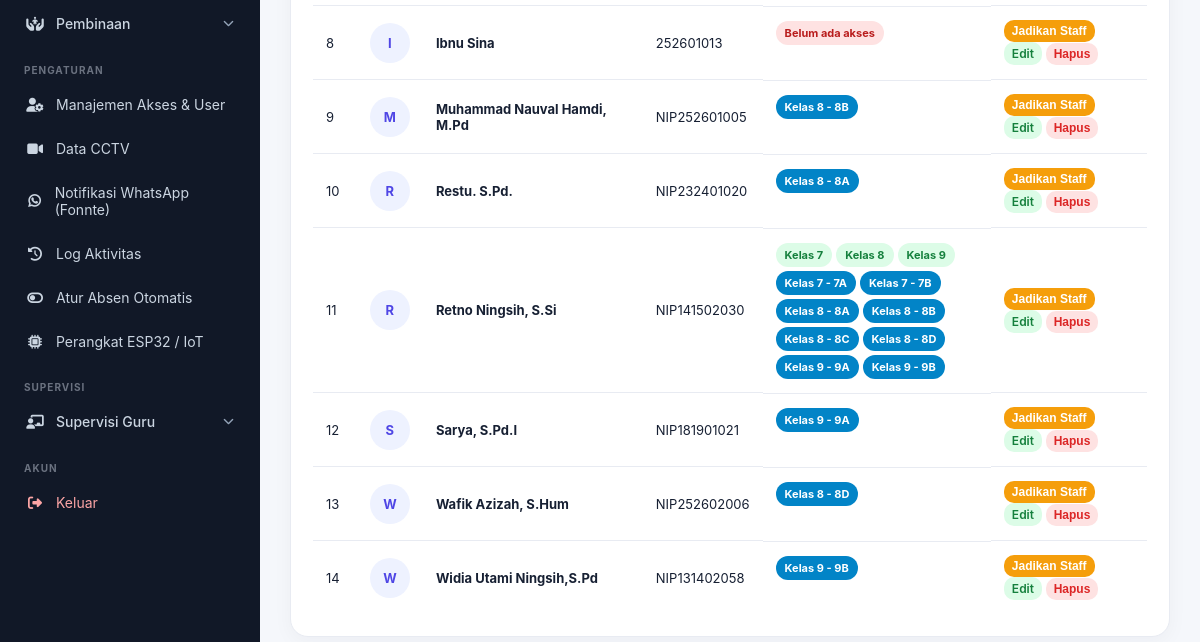
Before: /admins/index.php (signed in, lower part) with the older database file.
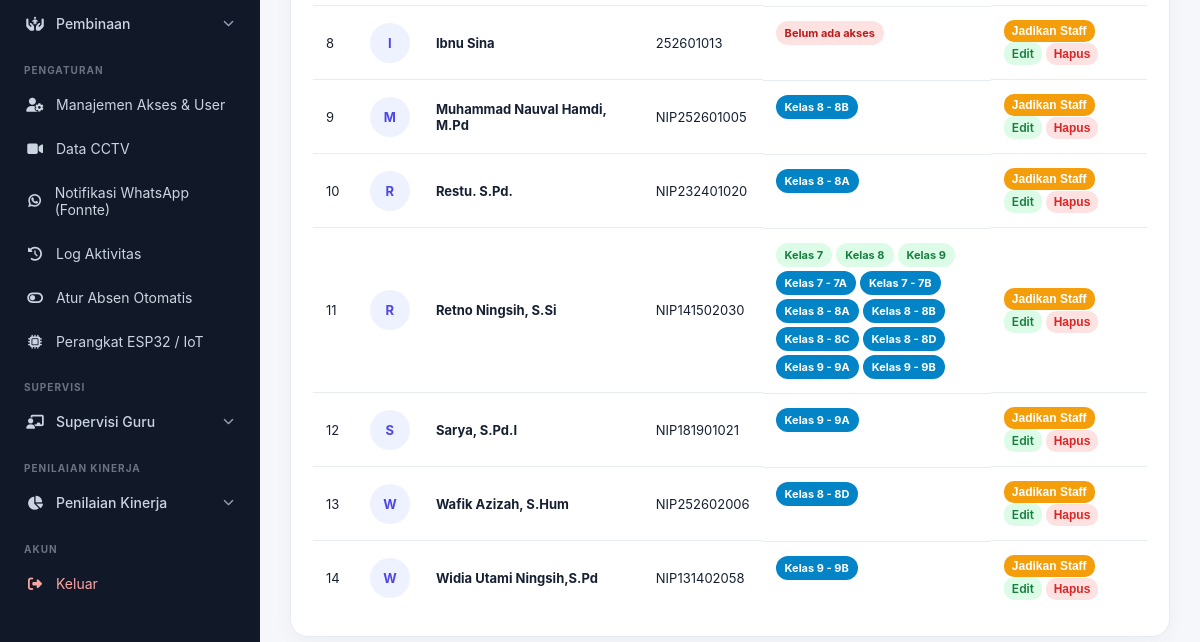
After: the same page with the newer database file.
### tables this page shows
CREATE TABLE `app_menus` (
  `id` int unsigned NOT NULL AUTO_INCREMENT,
  `menu_key` varchar(50) DEFAULT NULL COMMENT 'Identifier unik, digunakan di checkUserAccess()',
  `menu_name` varchar(100) NOT NULL,
  `category` varchar(50) NOT NULL DEFAULT 'UTAMA',
  `menu_url` varchar(255) NOT NULL,
  `menu_icon` varchar(50) DEFAULT NULL COMMENT 'Class FontAwesome: fa-home, fa-qrcode, dst.',
  `parent_id` int unsigned DEFAULT NULL,
  `sort_order` int DEFAULT '0',
  `is_active` tinyint(1) DEFAULT '1',
  PRIMARY KEY (`id`),
  UNIQUE KEY `uq_menu_key` (`menu_key`)
);

CREATE TABLE `users` (
  `id` bigint unsigned NOT NULL AUTO_INCREMENT,
  `username` varchar(100) NOT NULL,
  `password` varchar(255) NOT NULL,
  `name` varchar(255) NOT NULL,
  `photo` varchar(255) DEFAULT NULL,
  `role` varchar(50) NOT NULL DEFAULT 'staff',
  `student_id` int DEFAULT NULL,
  `remember_token` varchar(100) DEFAULT NULL,
  `created_at` timestamp NULL DEFAULT CURRENT_TIMESTAMP,
  `updated_at` timestamp NULL DEFAULT CURRENT_TIMESTAMP ON UPDATE CURRENT_TIMESTAMP,
  `deleted_at` timestamp NULL DEFAULT NULL,
  `last_activity` datetime DEFAULT NULL,
  `last_login_at` datetime DEFAULT NULL,
  `last_login_ip` varchar(45) DEFAULT NULL,
  `is_online` tinyint(1) NOT NULL DEFAULT '0',
  PRIMARY KEY (`id`),
  UNIQUE KEY `username` (`username`),
  KEY `idx_users_student_id` (`student_id`)
);

CREATE TABLE `class_groups` (
  `id` bigint unsigned NOT NULL AUTO_INCREMENT,
  `grade_id` int unsigned NOT NULL,
  `name` varchar(100) NOT NULL,
  `created_at` timestamp NULL DEFAULT CURRENT_TIMESTAMP,
  `updated_at` timestamp NULL DEFAULT CURRENT_TIMESTAMP ON UPDATE CURRENT_TIMESTAMP,
  PRIMARY KEY (`id`),
  UNIQUE KEY `unique_class_grade` (`grade_id`,`name`),
  CONSTRAINT `fk_class_grade` FOREIGN KEY (`grade_id`) REFERENCES `grades` (`id`)
);

CREATE TABLE `grades` (
  `id` int unsigned NOT NULL AUTO_INCREMENT,
  `unit_id` int unsigned NOT NULL,
  `grade` varchar(100) NOT NULL,
  `sort_order` int NOT NULL DEFAULT '0',
  `created_at` timestamp NULL DEFAULT CURRENT_TIMESTAMP,
  `updated_at` timestamp NULL DEFAULT CURRENT_TIMESTAMP ON UPDATE CURRENT_TIMESTAMP,
  PRIMARY KEY (`id`),
  UNIQUE KEY `unique_grade` (`grade`)
);

### config/security.php (called while the page is built, shortened)
<?php
function e($value)
{
    return htmlspecialchars(
        $value ?? '',
        ENT_QUOTES,
        'UTF-8'
    );
}

### public/admins/index.php (the view, shortened to what the rows shown need)
<?php
require_once '../../config/database.php';
require_once '../../config/security.php';
$whereClause = "WHERE u.role = 'admin' AND u.deleted_at IS NULL";
$params = [];
$stmt = $pdo->prepare("
    SELECT u.id, u.name, u.username, u.photo, u.created_at
    FROM users u
    LEFT JOIN staff s ON s.user_id = u.id
    {$whereClause}
    ORDER BY u.name
");
$stmt->execute($params);
$admins = $stmt->fetchAll();
require '../../includes/header.php';
?>
<div class="card">
    <div class="table-wrapper">
    <table>
        <tbody>
        <?php foreach ($admins as $index => $admin): ?>
            <?php
            $stmt = $pdo->prepare("
                SELECT g.grade, g.unit_id FROM admin_grade_permissions agp
                INNER JOIN grades g ON g.id = agp.grade_id
                WHERE agp.user_id = ? ORDER BY g.sort_order
            ");
            $stmt->execute([$admin['id']]);
            $gradePermissions = $stmt->fetchAll();
            $stmt = $pdo->prepare("
                SELECT g.grade, cg.name, g.unit_id FROM admin_class_permissions acp
                INNER JOIN class_groups cg ON cg.id = acp.class_group_id
                INNER JOIN grades g ON g.id = cg.grade_id
                WHERE acp.user_id = ? ORDER BY g.sort_order, cg.name
            ");
            $stmt->execute([$admin['id']]);
            $classPermissions = $stmt->fetchAll();
            ?>
            <tr>
                <td><?= $index + 1 ?></td>
                <td>
                    <?php if (!empty($admin['photo'])): ?>
                        <img src="../../uploads/admins/<?= e($admin['photo']) ?>"
                             width="45" height="45"
                             style="object-fit:cover; border-radius:10px; display:block;"
                             alt="<?= e($admin['name']) ?>"
                             onerror="this.onerror=null; this.src='../photo.php?type=admin&file=<?= urlencode($admin['photo']) ?>&name=<?= urlencode($admin['name']) ?>';">
                    <?php else: ?>
                        <div class="avatar"><?= strtoupper(substr($admin['name'], 0, 1)) ?></div>
                    <?php endif; ?>
                </td>
                <td><strong><?= e($admin['name']) ?></strong></td>
                <td><?= e($admin['username']) ?></td>
                <td style="max-width: 300px; display: flex; flex-wrap: wrap; gap: 4px;">
                    <?php foreach ($gradePermissions as $permission): ?>
                        <span class="badge badge-success"><?= e($permission['grade']) ?></span>
                    <?php endforeach; ?>
                    <?php foreach ($classPermissions as $permission): ?>
                        <span class="badge badge-primary" style="background:#0284c7; color:white;">
                            <?= e($permission['grade']) ?> - <?= e($permission['name']) ?>
                        </span>
                    <?php endforeach; ?>
                    <?php if (!$gradePermissions && !$classPermissions): ?>
                        <span class="badge badge-danger">Belum ada akses</span>
                    <?php endif; ?>
                </td>
                <td>
                    <form method="POST" action="make_staff.php" style="display:inline" onsubmit="return confirm('Jadikan admin ini sebagai staff biasa? Hak akses pemantaunya akan dicabut.')">
                        <button class="btn btn-warning" type="submit" style="padding: 4px 8px; font-size: 12px; background-color: #f59e0b; color: white;">Jadikan Staff</button>
                    </form>
                    <a href="edit.php?id=<?= $admin['id'] ?>" class="btn btn-success" style="padding: 4px 8px; font-size: 12px;">Edit</a>
                    <?php if ($currentRole === 'super_admin'): ?>
                    <form method="POST" action="delete.php" style="display:inline" onsubmit="return confirm('Hapus admin ini?')">
                        <button class="btn btn-danger" type="submit" style="padding: 4px 8px; font-size: 12px;">Hapus</button>
                    </form>
                    <?php endif; ?>
                </td>
            </tr>
        <?php endforeach; ?>
        </tbody>
    </table>
    </div>
</div>
<?php require '../../includes/footer.php'; ?>

### includes/sidebar.php (shortened to what the rows shown need)
<?php
$currentRole = $_SESSION['role'] ?? '';
$isSuperAdmin = ($currentRole === 'super_admin');
$currentUserId = (int)($_SESSION['user_id'] ?? 0);
global $pdo;
$rawMenus = [];
if (isset($pdo) && $currentUserId > 0) {
    if ($isSuperAdmin) {
        $stmtNav = $pdo->query("
            SELECT id, menu_key, menu_name, category, menu_url, menu_icon, parent_id, sort_order
            FROM app_menus
            WHERE is_active = 1
            ORDER BY sort_order ASC, id ASC
        ");
        $rawMenus = $stmtNav->fetchAll(PDO::FETCH_ASSOC);
    }
}
$menuUrlMap = [
    'dashboard'             => '/dashboard.php',
    'scanner'               => '/scanner.php',
    'attendance_students'   => '/attendance/students.php',
    'attendance_staff'      => '/attendance/staff.php',
    'student_permits'       => '/attendance/permits.php',
    'student_achievements'  => '/achievements/index.php',
    'master_students'       => '/students/index.php',
    'master_staff'          => '/staff/index.php',
    'master_admins'         => '/admins/index.php',
    'master_kepsek'         => '/kepala_sekolah/index.php',
    'master_units'          => '/units/index.php',
    'master_grades'         => '/grades/index.php',
    'master_classes'        => '/classes/index.php',
    'master_activities'     => '/activities/index.php',
    'master_enrollments'    => '/enrollments/index.php',
    'master_schedules'      => '/weekly_schedules/index.php',
    'master_academic_years' => '/academic_years/index.php',
    'reports_attendance'    => '/reports/index.php',
    'reports_overtimes'     => '/overtimes/index.php',
    'access_control'        => '/kelola/index.php',
    'user_activity'         => '/kelola/activity.php',
    'activity_logs'         => '/kelola/audit_logs.php',
    'auto_attendance'       => '/kelola/auto_attendance.php',
    'data_cctv'             => '/cctv/index.php',
    'whatsapp_notif'        => '/whatsapp/index.php',
    'mentoring_dashboard'   => '/mentoring/index.php',
    'mentoring_assignments' => '/mentoring/assignments.php',
    'mentoring_report'      => '/mentoring/report.php',
    'mentoring_adab'        => '/mentoring/adab_monitoring.php',
    'mentoring_curriculum'  => '/mentoring/curriculum.php',
    'supervisi_dashboard'   => '/supervisi/index.php',
    'supervisi_sejawat'     => '/supervisi/peer.php',
    'supervisi_kepsek'      => '/supervisi/principal.php',
    'supervisi_jadwal'      => '/supervisi/schedules.php',
    'supervisi_rekap'       => '/supervisi/reports.php',
    'supervisi_rubrik'      => '/supervisi/rubrics.php',
    'kinerja_nilai_paralel'      => '/kinerja/index.php',
    'kinerja_tertinggi_terendah' => '/kinerja/tertinggi_terendah.php',
];
$allMenuUrls = [];
if (!empty($rawMenus)) {
    foreach ($rawMenus as $rm) {
        if (!empty($rm['menu_key']) && isset($menuUrlMap[$rm['menu_key']])) {
            $allMenuUrls[] = $menuUrlMap[$rm['menu_key']];
        } elseif (!empty($rm['menu_url']) && $rm['menu_url'] !== '#') {
            $allMenuUrls[] = '/' . ltrim($rm['menu_url'], '/');
        }
    }
}
$currentPath = parse_url($_SERVER['REQUEST_URI'] ?? '', PHP_URL_PATH);
if (!function_exists('isActiveMenu')) {
    function isActiveMenu(string $menuUrl, string $currentPath, ?array $knownUrls = null): bool {
        $curr = str_replace('\\', '/', $currentPath);
        $urlPath = '/' . ltrim($menuUrl, '/');
        if (strpos($curr, $urlPath) !== false) {
            return true;
        }
        $currentFilename = basename($curr);
        $dir = dirname(ltrim($menuUrl, '/'));
        return false;
    }
}
$parentsByCategory = [];
$childrenByParentId = [];
foreach ($rawMenus as $m) {
    $parentId = !empty($m['parent_id']) ? (int)$m['parent_id'] : 0;
    if ($parentId > 0) {
        $childrenByParentId[$parentId][] = $m;
    } else {
        $cat = strtoupper($m['category'] ?? 'LAINNYA');
        $parentsByCategory[$cat][] = $m;
    }
}
?>
<aside class="sidebar" id="sidebar">
    <nav>
        <?php if (empty($rawMenus)): ?>
            <div style="padding: 20px 12px; color: #94a3b8; font-size: 13px; text-align: center;">
                <i class="fa-solid fa-lock" style="display:block; font-size:24px; margin-bottom:8px;"></i>
                Belum ada menu yang diizinkan.
            </div>
        <?php else: ?>
            <?php foreach ($parentsByCategory as $category => $items): ?>
                <span class="menu-title"><?= htmlspecialchars($category) ?></span>
                <?php foreach ($items as $item):
                    $itemId = (int)$item['id'];
                    $hasChildren = !empty($childrenByParentId[$itemId]);
                    if ($hasChildren):
                        $isAnyChildActive = false;
                        $parentIcon = !empty($item['menu_icon']) ? $item['menu_icon'] : 'fa-folder';
                        if (strpos($parentIcon, 'fa-') !== false && strpos($parentIcon, 'fa-solid ') === false) {
                            $parentIcon = 'fa-solid ' . $parentIcon;
                        }
                        $dropdownKey = 'sidebar_dd_' . $itemId;
                    ?>
                        <div class="sidebar-dropdown">
                            <button type="button"
                                    class="sidebar-dropdown-btn <?= $isAnyChildActive ? 'has-active-child open' : '' ?>"
                                    id="btn_<?= $dropdownKey ?>"
                                    onclick="toggleSidebarDropdown('<?= $dropdownKey ?>', event)">
                                <div class="parent-info">
                                    <i class="<?= htmlspecialchars($parentIcon) ?>" style="width:18px; text-align:center;"></i>
                                    <span><?= htmlspecialchars($item['menu_name']) ?></span>
                                </div>
                                <i class="fa-solid fa-chevron-down chevron-icon"></i>
                            </button>
                        </div>
                    <?php else:
                        $targetPath = $menuUrlMap[$item['menu_key']] ?? ('/' . ltrim($item['menu_url'], '/'));
                        $url = BASE_URL . $targetPath;
                        $isActive = isActiveMenu($targetPath, $currentPath, $allMenuUrls);
                        $iconClass = !empty($item['menu_icon']) ? $item['menu_icon'] : 'fa-circle';
                        if (strpos($iconClass, 'fa-') !== false && strpos($iconClass, 'fa-solid ') === false) {
                            $iconClass = 'fa-solid ' . $iconClass;
                        }
                        $isScanner = ($item['menu_key'] === 'scanner');
                        $extraAttr = $isScanner ? ' onclick="handleScannerMenuClick(event)"' : '';
                    ?>
                        <a href="<?= $url ?>"<?= $isActive ? ' class="active"' : '' ?><?= $extraAttr ?>>
                            <i class="<?= htmlspecialchars($iconClass) ?>" style="width:18px; text-align:center;"></i>
                            <span><?= htmlspecialchars($item['menu_name']) ?></span>
                        </a>
                    <?php endif; ?>
                <?php endforeach; ?>
            <?php endforeach; ?>
        <?php endif; ?>
    </nav>
</aside>

Changed rows visible on the page:
added app_menus: menu_name "Penilaian Kinerja", shown under "PENILAIAN KINERJA"
Other visible differences:
new list line: "PENILAIAN KINERJA"
